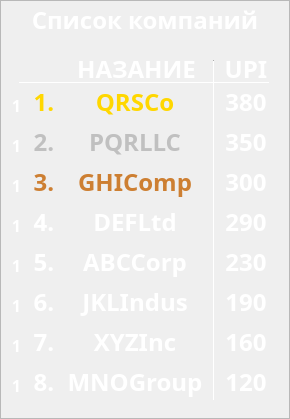
   <widget class="QFrame" name="frame_compan_list">
    <property name="geometry">
     <rect>
      <x>520</x>
      <y>121</y>
      <width>290</width>
      <height>419</height>
     </rect>
    </property>
    <property name="styleSheet">
     <string notr="true"/>
    </property>
    <property name="frameShape">
     <enum>QFrame::StyledPanel</enum>
    </property>
    <property name="frameShadow">
     <enum>QFrame::Raised</enum>
    </property>
    <widget class="QLabel" name="label_company_list">
     <property name="geometry">
      <rect>
       <x>0</x>
       <y>0</y>
       <width>290</width>
       <height>40</height>
      </rect>
     </property>
     <property name="font">
      <font>
       <family>Montserrat ExtraBold</family>
       <pointsize>18</pointsize>
       <weight>75</weight>
       <bold>true</bold>
      </font>
     </property>
     <property name="styleSheet">
      <string notr="true">color: rgb(255, 255, 255);</string>
     </property>
     <property name="text">
      <string>Список компаний</string>
     </property>
     <property name="alignment">
      <set>Qt::AlignCenter</set>
     </property>
    </widget>
    <widget class="QLabel" name="label_company_list_name">
     <property name="geometry">
      <rect>
       <x>60</x>
       <y>54</y>
       <width>153</width>
       <height>30</height>
      </rect>
     </property>
     <property name="font">
      <font>
       <family>Montserrat ExtraBold</family>
       <pointsize>18</pointsize>
       <weight>75</weight>
       <bold>true</bold>
      </font>
     </property>
     <property name="styleSheet">
      <string notr="true">color: rgb(255, 255, 255);</string>
     </property>
     <property name="text">
      <string>НАЗАНИЕ</string>
     </property>
     <property name="alignment">
      <set>Qt::AlignCenter</set>
     </property>
    </widget>
    <widget class="QLabel" name="label_company_list_upi">
     <property name="geometry">
      <rect>
       <x>221</x>
       <y>54</y>
       <width>50</width>
       <height>30</height>
      </rect>
     </property>
     <property name="font">
      <font>
       <family>Montserrat ExtraBold</family>
       <pointsize>18</pointsize>
       <weight>75</weight>
       <bold>true</bold>
      </font>
     </property>
     <property name="styleSheet">
      <string notr="true">color: rgb(255, 255, 255);</string>
     </property>
     <property name="text">
      <string>UPI</string>
     </property>
     <property name="alignment">
      <set>Qt::AlignCenter</set>
     </property>
    </widget>
    <widget class="Line" name="line_3">
     <property name="geometry">
      <rect>
       <x>19</x>
       <y>82</y>
       <width>250</width>
       <height>1</height>
      </rect>
     </property>
     <property name="styleSheet">
      <string notr="true">background-color: rgb(255, 255, 255);</string>
     </property>
     <property name="orientation">
      <enum>Qt::Horizontal</enum>
     </property>
    </widget>
    <widget class="Line" name="line_4">
     <property name="geometry">
      <rect>
       <x>213</x>
       <y>60</y>
       <width>1</width>
       <height>340</height>
      </rect>
     </property>
     <property name="styleSheet">
      <string notr="true">background-color: rgb(255, 255, 255);</string>
     </property>
     <property name="orientation">
      <enum>Qt::Vertical</enum>
     </property>
    </widget>
    <widget class="QLabel" name="label_company_place_1">
     <property name="geometry">
      <rect>
       <x>29</x>
       <y>87</y>
       <width>30</width>
       <height>30</height>
      </rect>
     </property>
     <property name="font">
      <font>
       <family>Montserrat ExtraBold</family>
       <pointsize>18</pointsize>
       <weight>75</weight>
       <bold>true</bold>
      </font>
     </property>
     <property name="styleSheet">
      <string notr="true">color: rgb(255, 215, 0);</string>
     </property>
     <property name="text">
      <string>1.</string>
     </property>
     <property name="alignment">
      <set>Qt::AlignCenter</set>
     </property>
    </widget>
    <widget class="QLabel" name="label_company_place_2">
     <property name="geometry">
      <rect>
       <x>29</x>
       <y>127</y>
       <width>30</width>
       <height>30</height>
      </rect>
     </property>
     <property name="font">
      <font>
       <family>Montserrat ExtraBold</family>
       <pointsize>18</pointsize>
       <weight>75</weight>
       <bold>true</bold>
      </font>
     </property>
     <property name="styleSheet">
      <string notr="true">color: rgb(192, 192, 192);</string>
     </property>
     <property name="text">
      <string>2.</string>
     </property>
     <property name="alignment">
      <set>Qt::AlignCenter</set>
     </property>
    </widget>
    <widget class="QLabel" name="label_company_place_3">
     <property name="geometry">
      <rect>
       <x>29</x>
       <y>167</y>
       <width>30</width>
       <height>30</height>
      </rect>
     </property>
     <property name="font">
      <font>
       <family>Montserrat ExtraBold</family>
       <pointsize>18</pointsize>
       <weight>75</weight>
       <bold>true</bold>
      </font>
     </property>
     <property name="styleSheet">
      <string notr="true">color: rgb(205, 127, 50);</string>
     </property>
     <property name="text">
      <string>3.</string>
     </property>
     <property name="alignment">
      <set>Qt::AlignCenter</set>
     </property>
    </widget>
    <widget class="QLabel" name="label_company_place_4">
     <property name="geometry">
      <rect>
       <x>29</x>
       <y>207</y>
       <width>30</width>
       <height>30</height>
      </rect>
     </property>
     <property name="font">
      <font>
       <family>Montserrat ExtraBold</family>
       <pointsize>18</pointsize>
       <weight>75</weight>
       <bold>true</bold>
      </font>
     </property>
     <property name="styleSheet">
      <string notr="true">color: rgb(255, 255, 255);</string>
     </property>
     <property name="text">
      <string>4.</string>
     </property>
     <property name="alignment">
      <set>Qt::AlignCenter</set>
     </property>
    </widget>
    <widget class="QLabel" name="label_company_place_5">
     <property name="geometry">
      <rect>
       <x>29</x>
       <y>247</y>
       <width>30</width>
       <height>30</height>
      </rect>
     </property>
     <property name="font">
      <font>
       <family>Montserrat ExtraBold</family>
       <pointsize>18</pointsize>
       <weight>75</weight>
       <bold>true</bold>
      </font>
     </property>
     <property name="styleSheet">
      <string notr="true">color: rgb(255, 255, 255);</string>
     </property>
     <property name="text">
      <string>5.</string>
     </property>
     <property name="alignment">
      <set>Qt::AlignCenter</set>
     </property>
    </widget>
    <widget class="QLabel" name="label_company_place_6">
     <property name="geometry">
      <rect>
       <x>29</x>
       <y>287</y>
       <width>30</width>
       <height>30</height>
      </rect>
     </property>
     <property name="font">
      <font>
       <family>Montserrat ExtraBold</family>
       <pointsize>18</pointsize>
       <weight>75</weight>
       <bold>true</bold>
      </font>
     </property>
     <property name="styleSheet">
      <string notr="true">color: rgb(255, 255, 255);</string>
     </property>
     <property name="text">
      <string>6.</string>
     </property>
     <property name="alignment">
      <set>Qt::AlignCenter</set>
     </property>
    </widget>
    <widget class="QLabel" name="label_company_place_7">
     <property name="geometry">
      <rect>
       <x>29</x>
       <y>327</y>
       <width>30</width>
       <height>30</height>
      </rect>
     </property>
     <property name="font">
      <font>
       <family>Montserrat ExtraBold</family>
       <pointsize>18</pointsize>
       <weight>75</weight>
       <bold>true</bold>
      </font>
     </property>
     <property name="styleSheet">
      <string notr="true">color: rgb(255, 255, 255);</string>
     </property>
     <property name="text">
      <string>7.</string>
     </property>
     <property name="alignment">
      <set>Qt::AlignCenter</set>
     </property>
    </widget>
    <widget class="QLabel" name="label_company_place_8">
     <property name="geometry">
      <rect>
       <x>29</x>
       <y>367</y>
       <width>30</width>
       <height>30</height>
      </rect>
     </property>
     <property name="font">
      <font>
       <family>Montserrat ExtraBold</family>
       <pointsize>18</pointsize>
       <weight>75</weight>
       <bold>true</bold>
      </font>
     </property>
     <property name="styleSheet">
      <string notr="true">color: rgb(255, 255, 255);</string>
     </property>
     <property name="text">
      <string>8.</string>
     </property>
     <property name="alignment">
      <set>Qt::AlignCenter</set>
     </property>
    </widget>
    <widget class="QLabel" name="label_company_name_2">
     <property name="geometry">
      <rect>
       <x>60</x>
       <y>127</y>
       <width>150</width>
       <height>30</height>
      </rect>
     </property>
     <property name="font">
      <font>
       <family>Montserrat ExtraBold</family>
       <pointsize>18</pointsize>
       <weight>75</weight>
       <bold>true</bold>
      </font>
     </property>
     <property name="styleSheet">
      <string notr="true">color: rgb(192, 192, 192);</string>
     </property>
     <property name="text">
      <string>PQRLLC</string>
     </property>
     <property name="alignment">
      <set>Qt::AlignCenter</set>
     </property>
    </widget>
    <widget class="QLabel" name="label_company_name_3">
     <property name="geometry">
      <rect>
       <x>60</x>
       <y>167</y>
       <width>150</width>
       <height>30</height>
      </rect>
     </property>
     <property name="font">
      <font>
       <family>Montserrat ExtraBold</family>
       <pointsize>18</pointsize>
       <weight>75</weight>
       <bold>true</bold>
      </font>
     </property>
     <property name="styleSheet">
      <string notr="true">color: rgb(205, 127, 50);</string>
     </property>
     <property name="text">
      <string>GHIComp</string>
     </property>
     <property name="alignment">
      <set>Qt::AlignCenter</set>
     </property>
    </widget>
    <widget class="QLabel" name="label_company_name_7">
     <property name="geometry">
      <rect>
       <x>60</x>
       <y>327</y>
       <width>150</width>
       <height>30</height>
      </rect>
     </property>
     <property name="font">
      <font>
       <family>Montserrat ExtraBold</family>
       <pointsize>18</pointsize>
       <weight>75</weight>
       <bold>true</bold>
      </font>
     </property>
     <property name="styleSheet">
      <string notr="true">color: rgb(255, 255, 255);</string>
     </property>
     <property name="text">
      <string>XYZInc</string>
     </property>
     <property name="alignment">
      <set>Qt::AlignCenter</set>
     </property>
    </widget>
    <widget class="QLabel" name="label_company_name_6">
     <property name="geometry">
      <rect>
       <x>60</x>
       <y>287</y>
       <width>150</width>
       <height>30</height>
      </rect>
     </property>
     <property name="font">
      <font>
       <family>Montserrat ExtraBold</family>
       <pointsize>18</pointsize>
       <weight>75</weight>
       <bold>true</bold>
      </font>
     </property>
     <property name="styleSheet">
      <string notr="true">color: rgb(255, 255, 255);</string>
     </property>
     <property name="text">
      <string>JKLIndus</string>
     </property>
     <property name="alignment">
      <set>Qt::AlignCenter</set>
     </property>
    </widget>
    <widget class="QLabel" name="label_company_name_4">
     <property name="geometry">
      <rect>
       <x>60</x>
       <y>207</y>
       <width>150</width>
       <height>30</height>
      </rect>
     </property>
     <property name="font">
      <font>
       <family>Montserrat ExtraBold</family>
       <pointsize>18</pointsize>
       <weight>75</weight>
       <bold>true</bold>
      </font>
     </property>
     <property name="styleSheet">
      <string notr="true">color: rgb(255, 255, 255);</string>
     </property>
     <property name="text">
      <string>DEFLtd</string>
     </property>
     <property name="alignment">
      <set>Qt::AlignCenter</set>
     </property>
    </widget>
    <widget class="QLabel" name="label_company_name_1">
     <property name="geometry">
      <rect>
       <x>60</x>
       <y>87</y>
       <width>150</width>
       <height>30</height>
      </rect>
     </property>
     <property name="font">
      <font>
       <family>Montserrat ExtraBold</family>
       <pointsize>18</pointsize>
       <weight>75</weight>
       <bold>true</bold>
      </font>
     </property>
     <property name="styleSheet">
      <string notr="true">color: rgb(255, 215, 0);</string>
     </property>
     <property name="text">
      <string>QRSCo</string>
     </property>
     <property name="alignment">
      <set>Qt::AlignCenter</set>
     </property>
    </widget>
    <widget class="QLabel" name="label_company_name_5">
     <property name="geometry">
      <rect>
       <x>60</x>
       <y>247</y>
       <width>150</width>
       <height>30</height>
      </rect>
     </property>
     <property name="font">
      <font>
       <family>Montserrat ExtraBold</family>
       <pointsize>18</pointsize>
       <weight>75</weight>
       <bold>true</bold>
      </font>
     </property>
     <property name="styleSheet">
      <string notr="true">color: rgb(255, 255, 255);</string>
     </property>
     <property name="text">
      <string>ABCCorp</string>
     </property>
     <property name="alignment">
      <set>Qt::AlignCenter</set>
     </property>
    </widget>
    <widget class="QLabel" name="label_company_name_8">
     <property name="geometry">
      <rect>
       <x>60</x>
       <y>367</y>
       <width>150</width>
       <height>30</height>
      </rect>
     </property>
     <property name="font">
      <font>
       <family>Montserrat ExtraBold</family>
       <pointsize>18</pointsize>
       <weight>75</weight>
       <bold>true</bold>
      </font>
     </property>
     <property name="styleSheet">
      <string notr="true">color: rgb(255, 255, 255);</string>
     </property>
     <property name="text">
      <string>MNOGroup</string>
     </property>
     <property name="alignment">
      <set>Qt::AlignCenter</set>
     </property>
    </widget>
    <widget class="QLabel" name="label_company_upi_2">
     <property name="geometry">
      <rect>
       <x>221</x>
       <y>127</y>
       <width>50</width>
       <height>30</height>
      </rect>
     </property>
     <property name="font">
      <font>
       <family>Montserrat ExtraBold</family>
       <pointsize>18</pointsize>
       <weight>75</weight>
       <bold>true</bold>
      </font>
     </property>
     <property name="styleSheet">
      <string notr="true">color: rgb(255, 255, 255);</string>
     </property>
     <property name="text">
      <string>350</string>
     </property>
     <property name="alignment">
      <set>Qt::AlignCenter</set>
     </property>
    </widget>
    <widget class="QLabel" name="label_company_upi_1">
     <property name="geometry">
      <rect>
       <x>221</x>
       <y>87</y>
       <width>50</width>
       <height>30</height>
      </rect>
     </property>
     <property name="font">
      <font>
       <family>Montserrat ExtraBold</family>
       <pointsize>18</pointsize>
       <weight>75</weight>
       <bold>true</bold>
      </font>
     </property>
     <property name="styleSheet">
      <string notr="true">color: rgb(255, 255, 255);</string>
     </property>
     <property name="text">
      <string>380</string>
     </property>
     <property name="alignment">
      <set>Qt::AlignCenter</set>
     </property>
    </widget>
    <widget class="QLabel" name="label_company_upi_4">
     <property name="geometry">
      <rect>
       <x>221</x>
       <y>207</y>
       <width>50</width>
       <height>30</height>
      </rect>
     </property>
     <property name="font">
      <font>
       <family>Montserrat ExtraBold</family>
       <pointsize>18</pointsize>
       <weight>75</weight>
       <bold>true</bold>
      </font>
     </property>
     <property name="styleSheet">
      <string notr="true">color: rgb(255, 255, 255);</string>
     </property>
     <property name="text">
      <string>290</string>
     </property>
     <property name="alignment">
      <set>Qt::AlignCenter</set>
     </property>
    </widget>
    <widget class="QLabel" name="label_company_upi">
     <property name="geometry">
      <rect>
       <x>221</x>
       <y>167</y>
       <width>50</width>
       <height>30</height>
      </rect>
     </property>
     <property name="font">
      <font>
       <family>Montserrat ExtraBold</family>
       <pointsize>18</pointsize>
       <weight>75</weight>
       <bold>true</bold>
      </font>
     </property>
     <property name="styleSheet">
      <string notr="true">color: rgb(255, 255, 255);</string>
     </property>
     <property name="text">
      <string>300</string>
     </property>
     <property name="alignment">
      <set>Qt::AlignCenter</set>
     </property>
    </widget>
    <widget class="QLabel" name="label_company_upi_6">
     <property name="geometry">
      <rect>
       <x>221</x>
       <y>287</y>
       <width>50</width>
       <height>30</height>
      </rect>
     </property>
     <property name="font">
      <font>
       <family>Montserrat ExtraBold</family>
       <pointsize>18</pointsize>
       <weight>75</weight>
       <bold>true</bold>
      </font>
     </property>
     <property name="styleSheet">
      <string notr="true">color: rgb(255, 255, 255);</string>
     </property>
     <property name="text">
      <string>190</string>
     </property>
     <property name="alignment">
      <set>Qt::AlignCenter</set>
     </property>
    </widget>
    <widget class="QLabel" name="label_company_upi_5">
     <property name="geometry">
      <rect>
       <x>221</x>
       <y>247</y>
       <width>50</width>
       <height>30</height>
      </rect>
     </property>
     <property name="font">
      <font>
       <family>Montserrat ExtraBold</family>
       <pointsize>18</pointsize>
       <weight>75</weight>
       <bold>true</bold>
      </font>
     </property>
     <property name="styleSheet">
      <string notr="true">color: rgb(255, 255, 255);</string>
     </property>
     <property name="text">
      <string>230</string>
     </property>
     <property name="alignment">
      <set>Qt::AlignCenter</set>
     </property>
    </widget>
    <widget class="QLabel" name="label_company_upi_8">
     <property name="geometry">
      <rect>
       <x>221</x>
       <y>367</y>
       <width>50</width>
       <height>30</height>
      </rect>
     </property>
     <property name="font">
      <font>
       <family>Montserrat ExtraBold</family>
       <pointsize>18</pointsize>
       <weight>75</weight>
       <bold>true</bold>
      </font>
     </property>
     <property name="styleSheet">
      <string notr="true">color: rgb(255, 255, 255);</string>
     </property>
     <property name="text">
      <string>120</string>
     </property>
     <property name="alignment">
      <set>Qt::AlignCenter</set>
     </property>
    </widget>
    <widget class="QLabel" name="label_company_upi_7">
     <property name="geometry">
      <rect>
       <x>221</x>
       <y>327</y>
       <width>50</width>
       <height>30</height>
      </rect>
     </property>
     <property name="font">
      <font>
       <family>Montserrat ExtraBold</family>
       <pointsize>18</pointsize>
       <weight>75</weight>
       <bold>true</bold>
      </font>
     </property>
     <property name="styleSheet">
      <string notr="true">color: rgb(255, 255, 255);</string>
     </property>
     <property name="text">
      <string>160</string>
     </property>
     <property name="alignment">
      <set>Qt::AlignCenter</set>
     </property>
    </widget>
    <widget class="QLabel" name="label_company_arrow_1">
     <property name="geometry">
      <rect>
       <x>6</x>
       <y>96</y>
       <width>19</width>
       <height>17</height>
      </rect>
     </property>
     <property name="text">
      <string/>
     </property>
     <property name="pixmap">
      <pixmap>../../../../../../Downloads/arrow_up.svg</pixmap>
     </property>
    </widget>
    <widget class="QLabel" name="label_company_arrow_num_1">
     <property name="geometry">
      <rect>
       <x>12</x>
       <y>97</y>
       <width>9</width>
       <height>16</height>
      </rect>
     </property>
     <property name="font">
      <font>
       <family>Montserrat ExtraBold</family>
       <pointsize>12</pointsize>
       <weight>75</weight>
       <bold>true</bold>
      </font>
     </property>
     <property name="styleSheet">
      <string notr="true">color: rgb(255, 255, 255);
background-color: rgb(255, 255, 255, 0);</string>
     </property>
     <property name="text">
      <string>1</string>
     </property>
     <property name="alignment">
      <set>Qt::AlignCenter</set>
     </property>
    </widget>
    <widget class="QLabel" name="label_company_arrow_2">
     <property name="geometry">
      <rect>
       <x>6</x>
       <y>136</y>
       <width>19</width>
       <height>17</height>
      </rect>
     </property>
     <property name="text">
      <string/>
     </property>
     <property name="pixmap">
      <pixmap>../../../../../../Downloads/arrow_up.svg</pixmap>
     </property>
    </widget>
    <widget class="QLabel" name="label_company_arrow_num_2">
     <property name="geometry">
      <rect>
       <x>12</x>
       <y>137</y>
       <width>9</width>
       <height>16</height>
      </rect>
     </property>
     <property name="font">
      <font>
       <family>Montserrat ExtraBold</family>
       <pointsize>12</pointsize>
       <weight>75</weight>
       <bold>true</bold>
      </font>
     </property>
     <property name="styleSheet">
      <string notr="true">color: rgb(255, 255, 255);
background-color: rgb(255, 255, 255, 0);</string>
     </property>
     <property name="text">
      <string>1</string>
     </property>
     <property name="alignment">
      <set>Qt::AlignCenter</set>
     </property>
    </widget>
    <widget class="QLabel" name="label_company_arrow_3">
     <property name="geometry">
      <rect>
       <x>6</x>
       <y>176</y>
       <width>19</width>
       <height>17</height>
      </rect>
     </property>
     <property name="text">
      <string/>
     </property>
     <property name="pixmap">
      <pixmap>../../../../../../Downloads/arrow_up.svg</pixmap>
     </property>
    </widget>
    <widget class="QLabel" name="label_company_arrow_num_3">
     <property name="geometry">
      <rect>
       <x>12</x>
       <y>177</y>
       <width>9</width>
       <height>16</height>
      </rect>
     </property>
     <property name="font">
      <font>
       <family>Montserrat ExtraBold</family>
       <pointsize>12</pointsize>
       <weight>75</weight>
       <bold>true</bold>
      </font>
     </property>
     <property name="styleSheet">
      <string notr="true">color: rgb(255, 255, 255);
background-color: rgb(255, 255, 255, 0);</string>
     </property>
     <property name="text">
      <string>1</string>
     </property>
     <property name="alignment">
      <set>Qt::AlignCenter</set>
     </property>
    </widget>
    <widget class="QLabel" name="label_company_arrow_4">
     <property name="geometry">
      <rect>
       <x>6</x>
       <y>216</y>
       <width>19</width>
       <height>17</height>
      </rect>
     </property>
     <property name="text">
      <string/>
     </property>
     <property name="pixmap">
      <pixmap>../../../../../../Downloads/arrow_up.svg</pixmap>
     </property>
    </widget>
    <widget class="QLabel" name="label_company_arrow_num_4">
     <property name="geometry">
      <rect>
       <x>12</x>
       <y>217</y>
       <width>9</width>
       <height>16</height>
      </rect>
     </property>
     <property name="font">
      <font>
       <family>Montserrat ExtraBold</family>
       <pointsize>12</pointsize>
       <weight>75</weight>
       <bold>true</bold>
      </font>
     </property>
     <property name="styleSheet">
      <string notr="true">color: rgb(255, 255, 255);
background-color: rgb(255, 255, 255, 0);</string>
     </property>
     <property name="text">
      <string>1</string>
     </property>
     <property name="alignment">
      <set>Qt::AlignCenter</set>
     </property>
    </widget>
    <widget class="QLabel" name="label_company_arrow_5">
     <property name="geometry">
      <rect>
       <x>6</x>
       <y>256</y>
       <width>19</width>
       <height>17</height>
      </rect>
     </property>
     <property name="text">
      <string/>
     </property>
     <property name="pixmap">
      <pixmap>../../../../../../Downloads/arrow_up.svg</pixmap>
     </property>
    </widget>
    <widget class="QLabel" name="label_company_arrow_num_5">
     <property name="geometry">
      <rect>
       <x>12</x>
       <y>257</y>
       <width>9</width>
       <height>16</height>
      </rect>
     </property>
     <property name="font">
      <font>
       <family>Montserrat ExtraBold</family>
       <pointsize>12</pointsize>
       <weight>75</weight>
       <bold>true</bold>
      </font>
     </property>
     <property name="styleSheet">
      <string notr="true">color: rgb(255, 255, 255);
background-color: rgb(255, 255, 255, 0);</string>
     </property>
     <property name="text">
      <string>1</string>
     </property>
     <property name="alignment">
      <set>Qt::AlignCenter</set>
     </property>
    </widget>
    <widget class="QLabel" name="label_company_arrow_6">
     <property name="geometry">
      <rect>
       <x>6</x>
       <y>296</y>
       <width>19</width>
       <height>17</height>
      </rect>
     </property>
     <property name="text">
      <string/>
     </property>
     <property name="pixmap">
      <pixmap>../../../../../../Downloads/arrow_up.svg</pixmap>
     </property>
    </widget>
    <widget class="QLabel" name="label_company_arrow_num_6">
     <property name="geometry">
      <rect>
       <x>12</x>
       <y>297</y>
       <width>9</width>
       <height>16</height>
      </rect>
     </property>
     <property name="font">
      <font>
       <family>Montserrat ExtraBold</family>
       <pointsize>12</pointsize>
       <weight>75</weight>
       <bold>true</bold>
      </font>
     </property>
     <property name="styleSheet">
      <string notr="true">color: rgb(255, 255, 255);
background-color: rgb(255, 255, 255, 0);</string>
     </property>
     <property name="text">
      <string>1</string>
     </property>
     <property name="alignment">
      <set>Qt::AlignCenter</set>
     </property>
    </widget>
    <widget class="QLabel" name="label_company_arrow_7">
     <property name="geometry">
      <rect>
       <x>6</x>
       <y>336</y>
       <width>19</width>
       <height>17</height>
      </rect>
     </property>
     <property name="text">
      <string/>
     </property>
     <property name="pixmap">
      <pixmap>../../../../../../Downloads/arrow_up.svg</pixmap>
     </property>
    </widget>
    <widget class="QLabel" name="label_company_arrow_num_7">
     <property name="geometry">
      <rect>
       <x>12</x>
       <y>337</y>
       <width>9</width>
       <height>16</height>
      </rect>
     </property>
     <property name="font">
      <font>
       <family>Montserrat ExtraBold</family>
       <pointsize>12</pointsize>
       <weight>75</weight>
       <bold>true</bold>
      </font>
     </property>
     <property name="styleSheet">
      <string notr="true">color: rgb(255, 255, 255);
background-color: rgb(255, 255, 255, 0);</string>
     </property>
     <property name="text">
      <string>1</string>
     </property>
     <property name="alignment">
      <set>Qt::AlignCenter</set>
     </property>
    </widget>
    <widget class="QLabel" name="label_company_arrow_8">
     <property name="geometry">
      <rect>
       <x>6</x>
       <y>376</y>
       <width>19</width>
       <height>17</height>
      </rect>
     </property>
     <property name="text">
      <string/>
     </property>
     <property name="pixmap">
      <pixmap>../../../../../../Downloads/arrow_up.svg</pixmap>
     </property>
    </widget>
    <widget class="QLabel" name="label_company_arrow_num_8">
     <property name="geometry">
      <rect>
       <x>12</x>
       <y>377</y>
       <width>9</width>
       <height>16</height>
      </rect>
     </property>
     <property name="font">
      <font>
       <family>Montserrat ExtraBold</family>
       <pointsize>12</pointsize>
       <weight>75</weight>
       <bold>true</bold>
      </font>
     </property>
     <property name="styleSheet">
      <string notr="true">color: rgb(255, 255, 255);
background-color: rgb(255, 255, 255, 0);</string>
     </property>
     <property name="text">
      <string>1</string>
     </property>
     <property name="alignment">
      <set>Qt::AlignCenter</set>
     </property>
    </widget>
   </widget>
